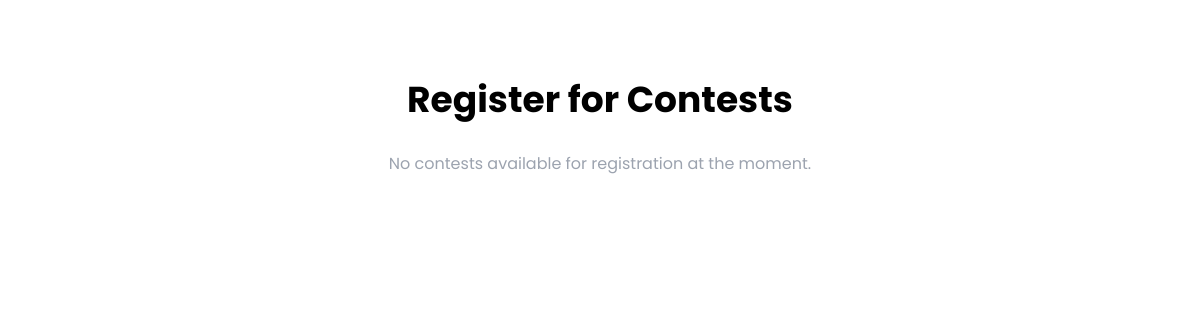
Before: /quiz/register-contest/ with the older database file.
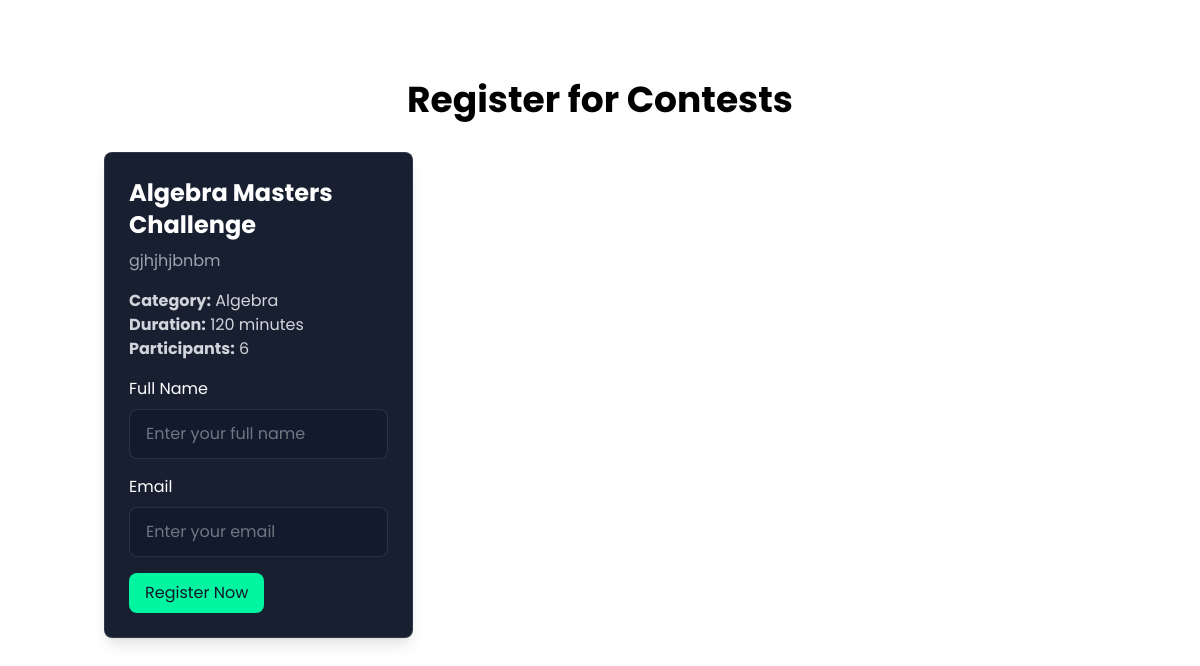
After: the same page with the newer database file.
### quiz/models.py (models this page shows, shortened)
class Contest(models.Model):
    name = models.CharField(max_length=255)
    description = models.TextField(blank=True, null=True)
    start_date = models.DateTimeField()
    end_date = models.DateTimeField()
    is_active = models.BooleanField(default=True)
    category = models.CharField(max_length=100)
    duration = models.IntegerField(help_text="Duration in minutes")
    number_of_participants = models.PositiveIntegerField(default=0)
    image = models.ImageField(upload_to='contest_images/', blank=True, null=True)

### quiz/views.py (the view)
# urls.py: path('register-contest/', register_contest, name='register_contest'),
def register_contest(request):
    message = None
    if request.method == 'POST':
        form = RegistrationForm(request.POST)
        if form.is_valid():
            form.save()
            message = "Registration successful!"
        else:
            message = "There was an error with your registration."
    else:
        form = RegistrationForm()
    contests = Contest.objects.all()
    return render(request, "register_contest.html", {
        "contests": contests,
        "form": form,
        "message": message
    })

### quiz/forms.py
class RegistrationForm(forms.ModelForm):
    class Meta:
        model = Registration
        fields = ['contest']  # Only include fields that exist in the model
        widgets = {
            'contest': forms.HiddenInput()
        }

### templates/register_contest.html (shortened to what this page needs)
{% extends 'layout.html' %}
{% block content %}
<section class="relative py-20 overflow-hidden">
    <div class="container mx-auto px-4">
        <h1 class="text-4xl font-bold mb-8 text-center">Register for Contests</h1>
        <div class="grid grid-cols-1 md:grid-cols-2 lg:grid-cols-3 gap-8">
            {% for contest in contests %}
            <div class="contest-card dark-glass p-6 rounded-lg shadow-lg">
                <h2 class="text-2xl font-bold text-white mb-2">{{ contest.name }}</h2>
                <p class="text-gray-400 mb-4">{{ contest.description|truncatewords:20 }}</p>
                <p class="text-gray-300"><strong>Category:</strong> {{ contest.category }}</p>
                <p class="text-gray-300"><strong>Duration:</strong> {{ contest.duration }} minutes</p>
                <p class="text-gray-300"><strong>Participants:</strong> {{ contest.number_of_participants }}</p>
                <form method="POST" class="mt-4">
                    <div>
                        <label for="user_name_{{ contest.id }}" class="block text-white mb-2">Full Name</label>
                        <input type="text" name="user_name" id="user_name_{{ contest.id }}" class="w-full px-4 py-3 rounded-lg form-input" placeholder="Enter your full name" required>
                    </div>
                    <div class="mt-4">
                        <label for="email_{{ contest.id }}" class="block text-white mb-2">Email</label>
                        <input type="email" name="email" id="email_{{ contest.id }}" class="w-full px-4 py-3 rounded-lg form-input" placeholder="Enter your email" required>
                    </div>
                    <button type="submit" class="mt-4 inline-block bg-neon-green text-dark-900 px-4 py-2 rounded-lg hover:bg-neon-yellow transition-all duration-300">Register Now</button>
                </form>
            </div>
            {% empty %}
            <p class="text-gray-400 text-center col-span-full">No contests available for registration at the moment.</p>
            {% endfor %}
        </div>
    </div>
</section>
{% endblock content %}

### templates/layout.html (shortened to what this page needs)
<!DOCTYPE html>
<html lang="en">
<head>
    <script src="https://cdn.tailwindcss.com"></script>
</head>
<body>
    {% block content %}
    {% endblock content %}
</body>
</html>

Changed rows visible on the page:
added Contest: name "Algebra Masters Challenge", description "gjhjhjbnbm", category "Algebra", duration "120", number_of_participants "6"
Other visible differences:
text no longer shown: "No contests available for registration at the moment."
